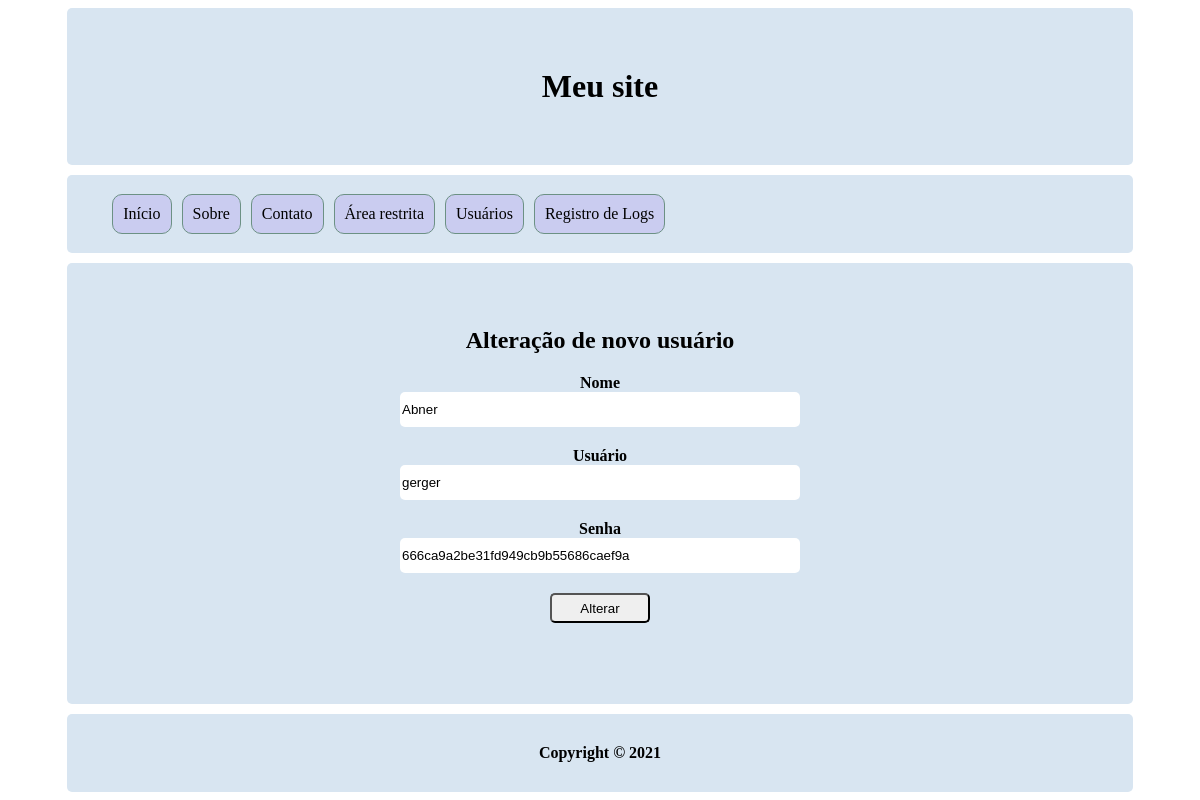
The page /?pg=usuario/alterar_usuario&id=14 (signed in) on the database its author committed.
### tables this page shows
CREATE TABLE `usuarios` (
  `id` int(11) NOT NULL AUTO_INCREMENT,
  `nome` varchar(100) NOT NULL,
  `usuario` varchar(100) NOT NULL,
  `senha` varchar(100) NOT NULL,
  `data_hora_criacao` datetime NOT NULL,
  `data_hora_atualizacao` datetime NOT NULL,
  PRIMARY KEY (`id`),
  UNIQUE KEY `id_UNIQUE` (`id`)
);

### paginas/usuario/alterar_usuario.php (the view, shortened to what this page needs)
<?php
    $id = $_GET["id"];
$sql = "SELECT * FROM usuarios WHERE id =". $id;
$result = $conn->query($sql, PDO::FETCH_ASSOC);
?>
<form method="POST">
    <?php
        while($sql = $result->fetch()){
    ?>
<div id="div-form">
    <h2>Alteração de novo usuário</h2>
        <div>
            <label>Nome</label>
            <input type="text" name="nome" value="<?=$sql['nome']?>" placeholder="Digite seu nome..." />
        </div>
        <div>
            <label>Usuário</label>
            <input type="text" name="usuario" value="<?=$sql['usuario']?>" placeholder="Digite seu usuário..." />
        </div>
        <div>
            <label>Senha</label>
            <input type="senha" name="senha" value="<?=$sql['senha']?>" placeholder="Digite sua senha..." />
        </div>
        <button type="submit">Alterar</button>
    </form>
    <?php
        }
    ?>

### css/estilo.css (style rules this page uses)
#div-form { text-align: center; }
form div { margin: 20px; }
form label { display: block; font-weight: bold; }
input, textarea, select { width: 400px; height: 35px; border-radius: 5px; border: none; }
button { width: 100px; height: 30px; border-radius: 5px; }

### rows shown on the page
usuarios: nome "Abner", usuario "gerger", senha "666ca9a2be31fd949cb9b55686caef9a"
